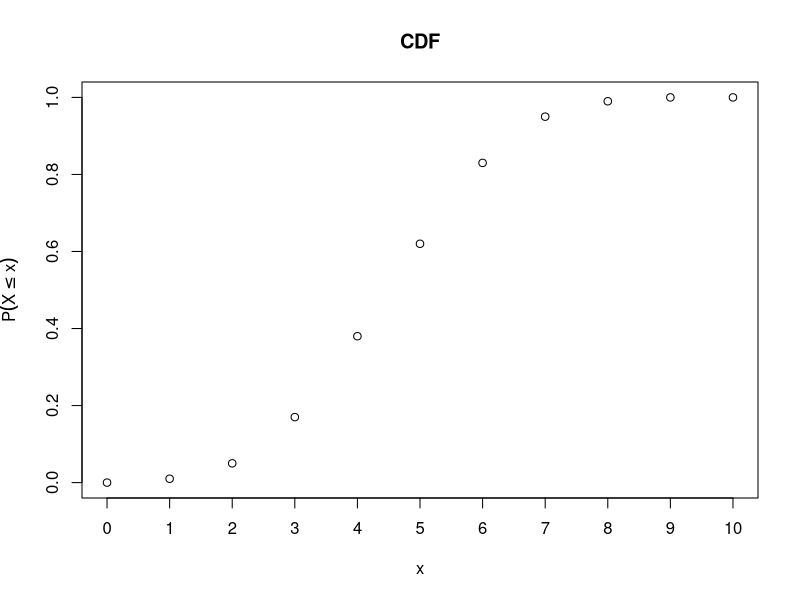
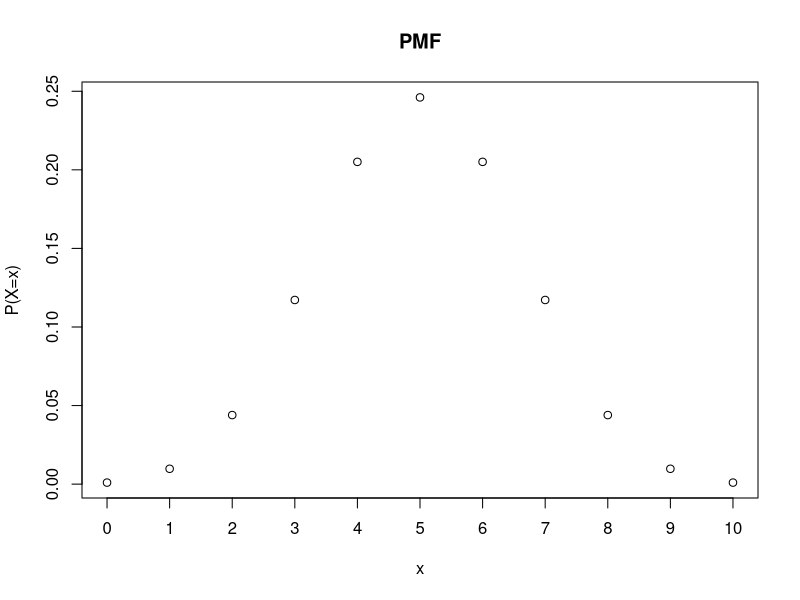
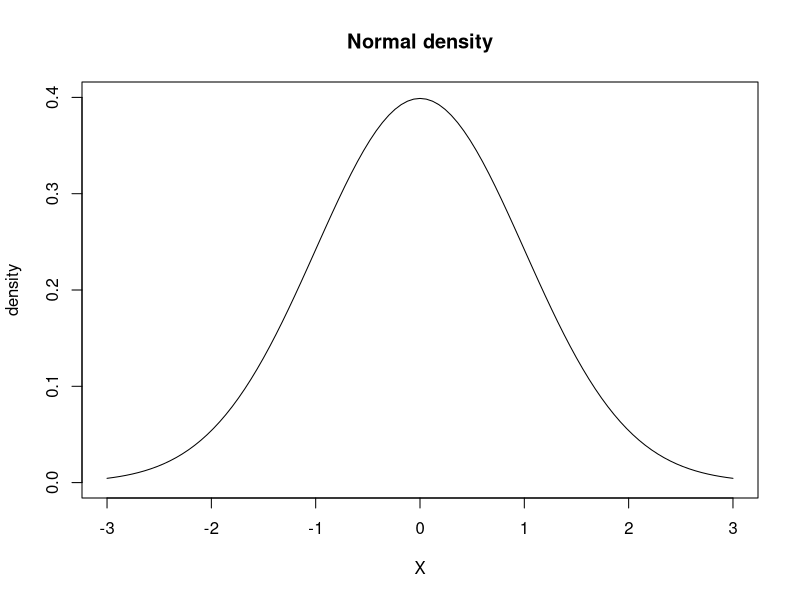
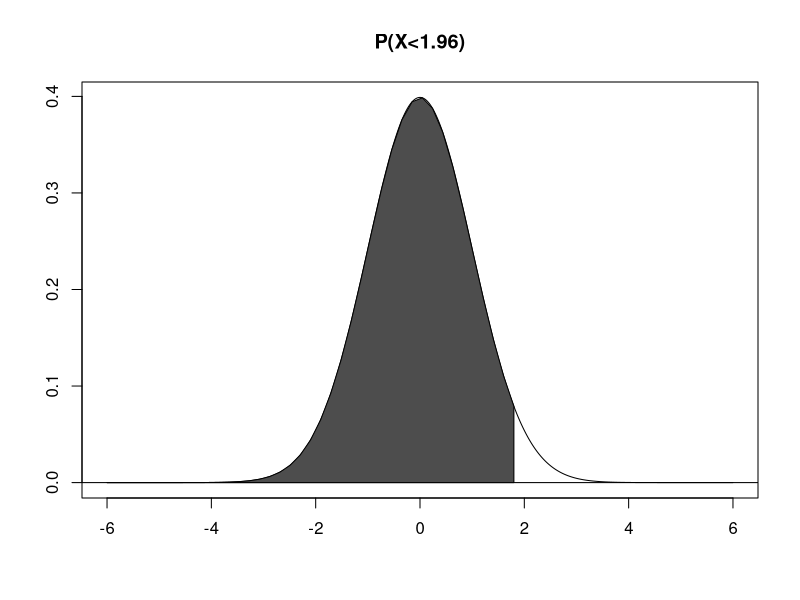
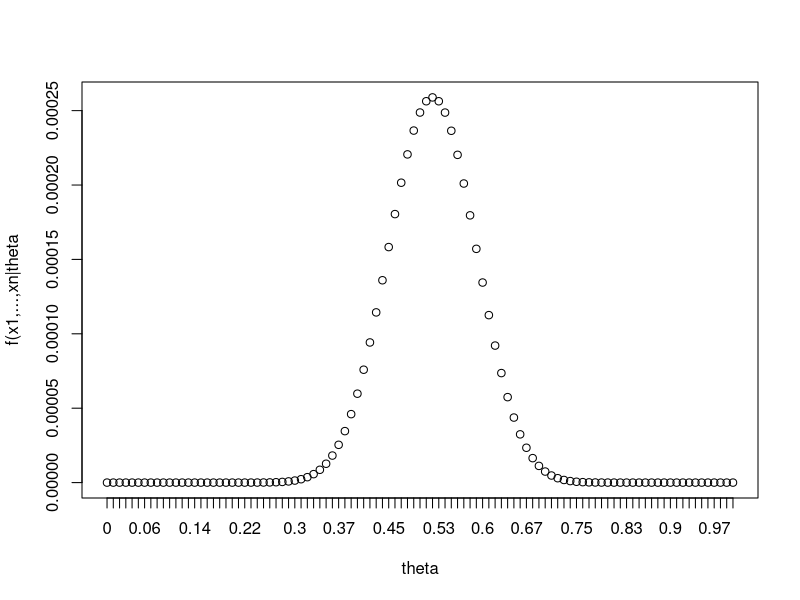
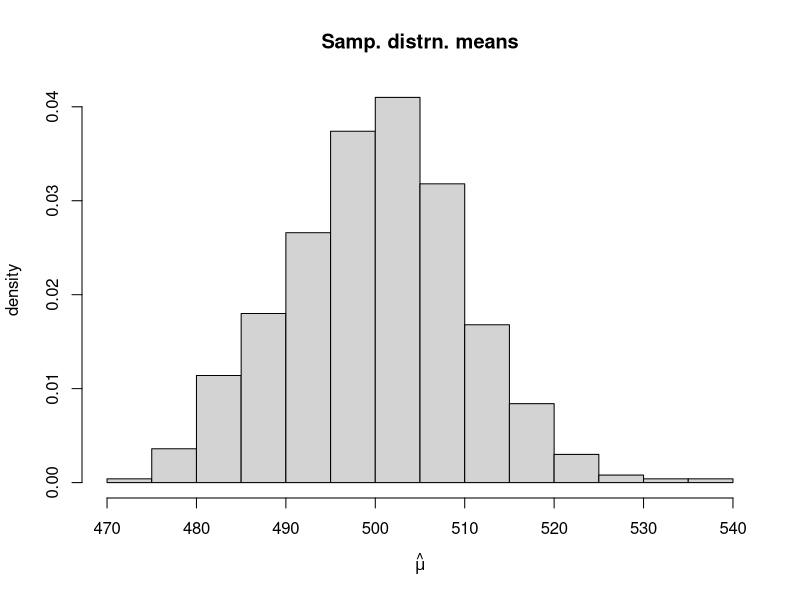
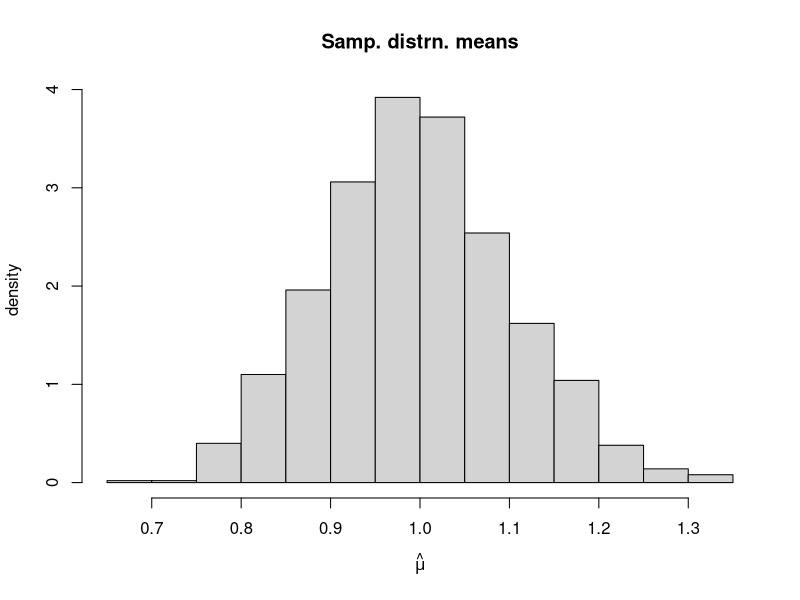
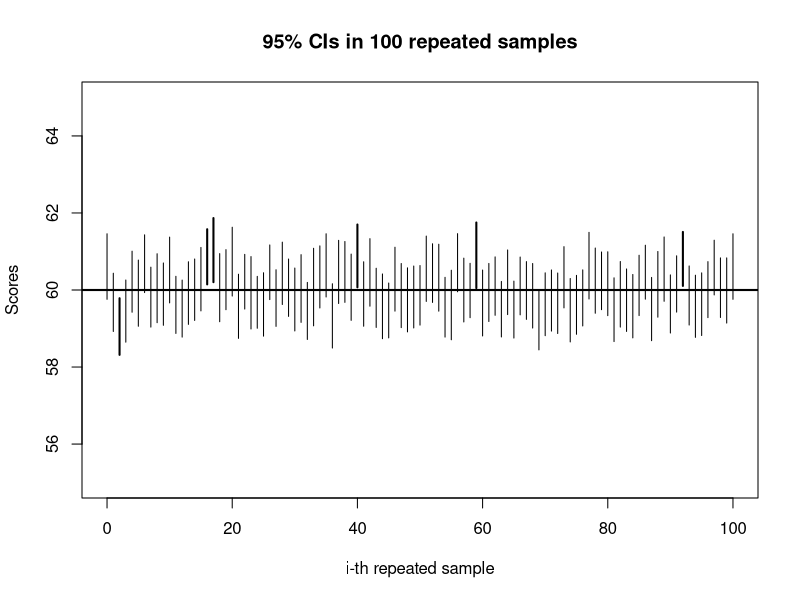

R code for these plots, in order:
## ----setup,include=FALSE,cache=FALSE-------------------------------------
library(knitr)
library(coda)

# set global chunk options, put figures into folder
options(replace.assign=TRUE,show.signif.stars=FALSE)
opts_chunk$set(fig.path='figures/figure-', fig.align='center', fig.show='hold')
options(replace.assign=TRUE,width=75)
opts_chunk$set(dev='postscript')
#library(rstan)
#set.seed(9991)
# save workspace image, if you want
#the.date <- format(Sys.time(), "%b%d%Y")
#save.image(file=paste0("homework01-",the.date,".RData")

## ----forloops,cache=TRUE-------------------------------------------------
## number of iterations:
nsim<-10
## vector for storing results:
results<-rep(NA,10)
for(i in 1:nsim){
  results[i]<-1+2*i
}
results

## ----calculatecdfbinomial,include=TRUE,echo=TRUE,cache=TRUE--------------
## sample size
n<-10
## prob of success
p<-0.5
probs<-rep(NA,11)
for(x in 0:10){
  ## Cumulative Distribution Function:
probs[x+1]<-round(pbinom(x,size=n,prob=p),digits=2)
}

## ----echo=FALSE----------------------------------------------------------
xtabl.probs<-data.frame(x=0:10,prob=probs)

## ----cdfbinomial,include=TRUE,echo=TRUE,cache=TRUE,fig.width=4,fig.height=3,out.width='0.75\\textwidth'----
## Plot the CDF:
plot(1:11,probs,xaxt="n",xlab="x",
     ylab=expression(P(X<=x)),main="CDF")
axis(1,at=1:11,labels=0:10)

## ------------------------------------------------------------------------
## using cdf:
pbinom(1,size=10,prob=0.5)-pbinom(0,size=10,prob=0.5)
## using pmf:
choose(10,1) * 0.5 * (1-0.5)^9

## ----binomcomputePequalszero---------------------------------------------
## P(X=1)
choose(10,1) * 0.5 * (1-0.5)^9
## using the built-in function:
dbinom(1,size=10,prob=0.5)

## ----pdfbinomial,include=TRUE,echo=TRUE,cache=TRUE,fig.width=4,fig.height=3,out.width='0.75\\textwidth'----
## Plot the pmf:
plot(1:11,dbinom(0:10,size=10,prob=0.5),main="PMF",
     xaxt="n",ylab="P(X=x)",xlab="x")
axis(1,at=1:11,labels=0:10)

## ----pdfnormal,include=TRUE,echo=TRUE,cache=TRUE,fig.width=4,fig.height=3,out.width='0.75\\textwidth'----
plot(function(x) dnorm(x), -3, 3,
      main = "Normal density",ylim=c(0,.4),
              ylab="density",xlab="X")

## ----shadenormal,echo=FALSE----------------------------------------------
## function for plotting CDF:
plot.prob<-function(x,
                           x.min,
                           x.max,
                           prob,
                           mean,
                           sd,
                           gray.level,main){

        plot(x,dnorm(x,mean,sd), 
                     type = "l",xlab="",
             ylab="",main=main)
        abline(h = 0)

## shade X<x    
    x1 = seq(x.min, qnorm(prob), abs(prob)/5)
    y1 = dnorm(x1, mean, sd)

    polygon(c(x1, rev(x1)), 
            c(rep(0, length(x1)), rev(y1)), 
            col = gray.level)
  }

shadenormal<- 
function (prob=0.5,
          gray1=gray(0.3),
          x.min=-6,
          x.max=abs(x.min),
          x = seq(x.min, x.max, 0.01),
          mean=0,
          sd=1,main="P(X<0)") 
{

     plot.prob(x=x,x.min=x.min,x.max=x.max,
               prob=prob,
                      mean=mean,sd=sd,
     gray.level=gray1,main=main)     
}

## ----plotshadenormal,include=TRUE,echo=FALSE,cache=TRUE,fig.width=4,fig.height=3,out.width='0.75\\textwidth'----
shadenormal(prob=0.975,main="P(X<1.96)")

## ----computingprobsnormal------------------------------------------------
## The area under curve between +infty and -infty:
pnorm(Inf)-pnorm(-Inf)
## The area under curve between 2 and -2:
pnorm(2)-pnorm(-2)
## The area under curve between 1 and -1:
pnorm(1)-pnorm(-1)

## ------------------------------------------------------------------------
qnorm(0.975,mean=500,sd=100)

## ----pnormtwo------------------------------------------------------------
pnorm(2)

## ----negativexpnorm------------------------------------------------------
1-pnorm(2)
## alternatively:
pnorm(2,lower.tail=F)

## ------------------------------------------------------------------------
(x<-rbinom(5,size=10,prob=0.5))

## ----likfun0,echo=TRUE,fig.width=6---------------------------------------
## probability parameter fixed at 0.5
theta<-0.5
prod(dbinom(x,size=10,prob=theta))
## probability parameter fixed at 0.1
theta<-0.1
prod(dbinom(x,size=10,prob=theta))

## ----likfun,echo=TRUE----------------------------------------------------
theta<-seq(0,1,by=0.01)
store<-rep(NA,length(theta))
for(i in 1:length(theta)){
store[i]<-prod(dbinom(x,size=10,prob=theta[i]))
}

## ----likfunplot,echo=FALSE,fig.height=4----------------------------------
plot(1:length(store),store,xaxt="n",xlab="theta",
     ylab="f(x1,...,xn|theta")
axis(1,at=1:length(theta),labels=theta)

## ------------------------------------------------------------------------
x<-rnorm(100,mean=500,sd=50)
mean(x)
x<-rnorm(100,mean=500,sd=50)
mean(x)

## ------------------------------------------------------------------------
nsim<-1000
n<-100
mu<-500
sigma<-100
samp_distrn_means<-rep(NA,nsim)
samp_distrn_sd<-rep(NA,nsim)
for(i in 1:nsim){
  x<-rnorm(n,mean=mu,sd=sigma)
  samp_distrn_means[i]<-mean(x)
  samp_distrn_sd[i]<-sd(x)
}

## ----samplingdistrnmeans,echo=FALSE,fig.height=4-------------------------
hist(samp_distrn_means,main="Samp. distrn. means",
     freq=F,xlab=expression(hat(mu)),ylab="density")

## ------------------------------------------------------------------------
for(i in 1:nsim){
  x<-rexp(n)
  samp_distrn_means[i]<-mean(x)
  samp_distrn_sd[i]<-sd(x)
}

## ----samplingdistrnmeansexp,echo=FALSE,fig.height=4----------------------
hist(samp_distrn_means,main="Samp. distrn. means",
     freq=F,xlab=expression(hat(mu)),ylab="density")

## ------------------------------------------------------------------------
## estimate from simulation:
sd(samp_distrn_means)

## ------------------------------------------------------------------------
x<-rnorm(100,mean=500,sd=100)
hat_sigma<-sd(x)
hat_sigma/sqrt(n)

## ----confint1------------------------------------------------------------
## lower bound:
mu-(2*hat_sigma/sqrt(n))
## upper bound:
mu+(2*hat_sigma/sqrt(n))

## ----confint2------------------------------------------------------------
lower<-rep(NA,nsim)
upper<-rep(NA,nsim)
for(i in 1:nsim){
  x<-rnorm(n,mean=mu,sd=sigma)
  lower[i]<-mean(x) - 2 * sd(x)/sqrt(n)
  upper[i]<-mean(x) + 2 * sd(x)/sqrt(n)
}

## ----confint3------------------------------------------------------------
## check how many CIs contain mu:
CIs<-ifelse(lower<mu & upper>mu,1,0)
table(CIs)
## approx. 95% of the CIs contain true mean:
table(CIs)[2]/sum(table(CIs))

## ----repeatedCIsplot,echo=FALSE,fig.height=4-----------------------------
se <- function(x)
      {
        y <- x[!is.na(x)] # remove the missing values, if any
        sqrt(var(as.vector(y))/length(y))
}
ci <- function (scores){
m <- mean(scores,na.rm=TRUE)
stderr <- se(scores)
len <- length(scores)
upper <- m + qt(.975, df=len-1) * stderr 
lower <- m + qt(.025, df=len-1) * stderr 
return(data.frame(lower=lower,upper=upper))
}
lower <- rep(NA,100)
upper <- rep(NA,100)

for(i in 1:100){ 
  sample <- rnorm(100,mean=60,sd=4)
  lower[i] <- ci(sample)$lower
  upper[i] <- ci(sample)$upper
}
  
cis <- cbind(lower,upper)

store <- rep(NA,100)

pop.mean<-60
pop.sd<-4

for(i in 1:100){ 
  sample <- rnorm(100,mean=pop.mean,sd=pop.sd)
  lower[i] <- ci(sample)$lower
  upper[i] <- ci(sample)$upper
  if(lower[i]<pop.mean & upper[i]>pop.mean){
    store[i] <- TRUE} else {
      store[i] <- FALSE}
}

## need this for the plot below:
cis <- cbind(lower,upper)

main.title<-"95% CIs in 100 repeated samples"

line.width<-ifelse(store==FALSE,2,1)
cis<-cbind(cis,line.width)
x<-0:100
y<-seq(55,65,by=1/10)
plot(x,y,type="n",xlab="i-th repeated sample",
     ylab="Scores",main=main.title)
abline(60,0,lwd=2)
x0<-x
x1<-x
arrows(x0,y0=cis[,1],
       x1,y1=cis[,2],length=0,lwd=cis[,3])

